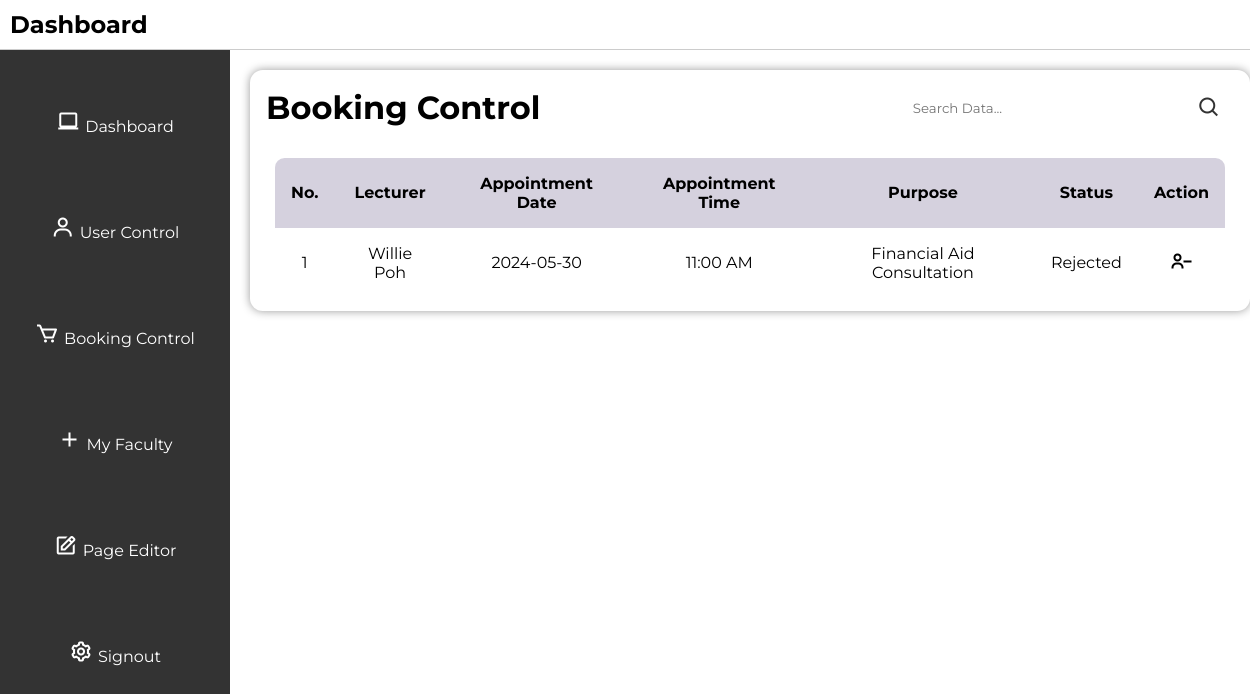
Page /appointmentcontrol on the earlier database version.
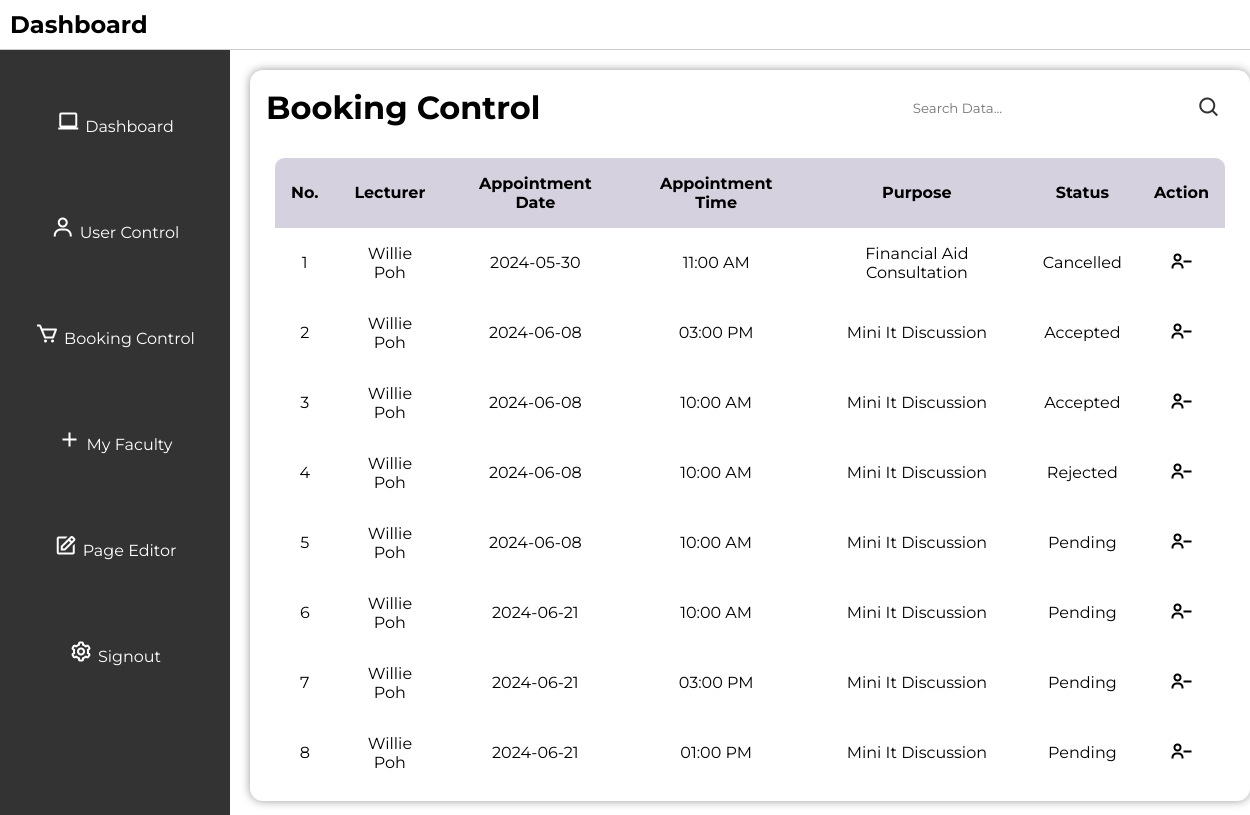
Same page on the later database version.
### tables this page shows
CREATE TABLE appointments (
        id INTEGER PRIMARY KEY AUTOINCREMENT,
        booking_id INTEGER NOT NULL,
        student TEXT NOT NULL,
        lecturer TEXT NOT NULL,
        appointment_date TEXT NOT NULL,
        appointment_time TEXT NOT NULL,
        purpose TEXT NOT NULL,
        status TEXT NOT NULL,
        FOREIGN KEY (student) REFERENCES users (username),
        FOREIGN KEY (lecturer) REFERENCES users (username)
    );

### app.py (the view)
@app.route("/appointmentcontrol", methods=["GET", "POST"])
def appointmentcontrol():
    search_query = request.args.get('search', '')
    conn = get_db_connection()
    cursor = conn.cursor()
    if search_query:
        cursor.execute(
            """
            SELECT id, lecturer, student, appointment_date, purpose, status, appointment_time
            FROM appointments
            WHERE lecturer LIKE ? OR student LIKE ? OR appointment_date LIKE ? OR purpose LIKE ? OR status LIKE ?
            """,
            (f"%{search_query}%", f"%{search_query}%", f"%{search_query}%", f"%{search_query}%", f"%{search_query}%")
        )
    else:
        cursor.execute(
            "SELECT id, lecturer, student, appointment_date, purpose, status, appointment_time FROM appointments"
        )
    appointments = cursor.fetchall()
    cursor.close()
    conn.close()
    return render_template("appointment_control.html", appointments=appointments)

### app.py (called while the page is built)
def get_db_connection():
    con = sqlite3.connect("database.db")
    con.row_factory = sqlite3.Row
    return con

### templates/appointment_control.html (shortened to what this page needs)
<!DOCTYPE html>
<html lang="en">
<head>
    <link rel="stylesheet" href="../static/style.css">
    <link href='https://unpkg.com/boxicons@2.1.4/css/boxicons.min.css' rel='stylesheet'>
</head>
<body>
    <header>
        <h2>Dashboard</h2>
    </header>
    <div class="sidebar">
        <ul>
            <li><i class='bx bx-laptop'></i><a href="/admin">Dashboard</a></li>
            <li><i class='bx bx-user'></i><a href="/usercontrol">User Control</a></li>
            <li><i class='bx bx-cart'></i><a href="/appointmentcontrol">Booking Control</a></li>
            <li><i class='bx bx-plus'></i><a href="/faculty">My Faculty</a></li>
            <li><i class='bx bx-edit' ></i><a href="/adminpageeditor">Page Editor</a></li>
            <li><i class='bx bx-cog' ></i><a href="/logout">Signout</a></li>
        </ul>
    </div>
    <div class="user-main">
        <div class="table" id="customers_table">
            <div class="table__header">
                <h1>Booking Control</h1>
                <div class="input-group">
                    <input type="search" id="search" placeholder="Search Data...">
                    <i class='bx bx-search' onclick="searchData()"></i>
                </div>
            </div>
            <div class="table__body">
                <table>
                    <thead>
                        <tr>
                            <th>No.</th>
                            <th>Lecturer</th>
                            <th>Appointment Date</th>
                            <th>Appointment Time</th>
                            <th>Purpose</th>
                            <th>Status</th>
                            <th>Action</th>
                        </tr>
                    </thead>
                    <tbody id="appointmentTableBody">
                        {% for appointment in appointments %}
                        <tr>
                            <td>{{ loop.index }}</td>
                            <td>{{ appointment[1] }}</td>
                            <td>{{ appointment[3] }}</td>
                            <td>{{ appointment[6] }}</td>
                            <td>{{ appointment[4] }}</td>
                            <td>{{ appointment[5] }}</td>
                            <td>
                                <form method="post" action="/delete_booking">
                                    <button type="submit"><i class='bx bx-user-minus'></i></button>
                                </form>
                            </td>
                        </tr>
                        {% endfor %}
                    </tbody>
                </table>
            </div>
        </div>
    </div>
</body>
</html>

### static/style.css (style rules this page uses)
* { margin: 0; padding: 0; box-sizing: border-box; font-family: 'Montserrat'; }
body { font-family: 'Montserrat', sans-serif; background-color: white; justify-content: center; align-items: center; margin: 0; padding: 0; min-width: 100vh; }
.bx { font-size: 24px; color: #333; }
header { display: flex; justify-content: space-between; align-items: center; padding: 10px; background-color: #ffffff; border-bottom: 1px solid #ccc; position: relative; top: 0; width: 100%; }
header h2 { font-size: 24px; }
.sidebar { height: calc(200vh - 60px); width: 230px; position: absolute; top: 50px; left: 0; background-color: #333; padding-top: 20px; overflow-y: auto; }
.sidebar ul { list-style-type: none; }
.sidebar ul li { padding: 40px 0; text-align: center; }
.sidebar ul li a { color: #fff; text-decoration: none; }
.sidebar i { color: white; margin-right: 5px; }
.table { position: relative; width: 1000px; box-shadow: 0 0 10px rgba(0, 0, 0, 0.4); border-radius: 12.8px; display: flex; justify-content: center; flex-direction: column; margin-top: 20px; left: 20%; }
.table__header { width: 100%; height: 10%; padding: 12.8px 16px; display: flex; justify-content: space-between; align-items: center; }
.table__header .input-group { width: 35%; height: 100%; padding: 12.8px; border-radius: 32px; display: flex; justify-content: center; align-items: center; transition: .2s; }
.table__header .input-group input { width: 100%; padding: 0 8px 0 4.8px; background-color: transparent; border: none; outline: none; }
.table__body { width: 95%; max-height: calc(89vh - 16px); background-color: #fffb; margin: 12.8px auto; border-radius: 9.6px; overflow: auto; overflow: overlay; }
table { width: 100%; }
table, th, td { border-collapse: collapse; padding: 16px; text-align: center; }
thead th { position: sticky; top: 0; left: 0; background-color: #d5d1defe; text-transform: capitalize; }
.table__body button { background-color: transparent; border: none; color: black; justify-content: center; }
.table__body i { border: none; color: black; }

Differences in the rows shown:
changed appointments "11:00 AM": status "Rejected" → "Cancelled"
added appointments: lecturer "Willie Poh", appointment_date "2024-06-08", appointment_time "03:00 PM", purpose "Mini It Discussion", status "Accepted"
added appointments: lecturer "Willie Poh", appointment_date "2024-06-08", appointment_time "10:00 AM", purpose "Mini It Discussion", status "Accepted"
added appointments: lecturer "Willie Poh", appointment_date "2024-06-08", appointment_time "10:00 AM", purpose "Mini It Discussion", status "Rejected"
added appointments: lecturer "Willie Poh", appointment_date "2024-06-08", appointment_time "10:00 AM", purpose "Mini It Discussion", status "Pending"
added appointments: lecturer "Willie Poh", appointment_date "2024-06-21", appointment_time "10:00 AM", purpose "Mini It Discussion", status "Pending"
added appointments: lecturer "Willie Poh", appointment_date "2024-06-21", appointment_time "03:00 PM", purpose "Mini It Discussion", status "Pending"
added appointments: lecturer "Willie Poh", appointment_date "2024-06-21", appointment_time "01:00 PM", purpose "Mini It Discussion", status "Pending"
